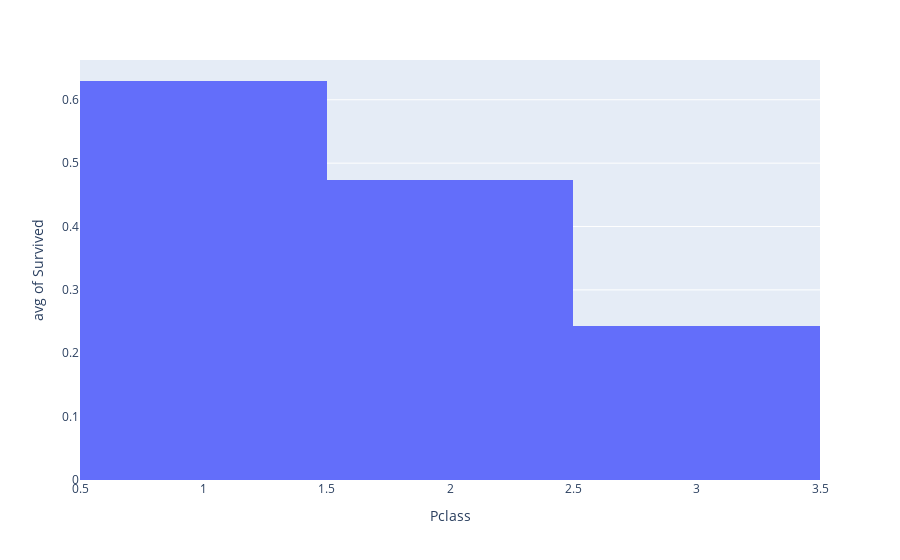

Write notebook code for a chart like this one.
### Markdown cell above
El diagrama de cajas y bigotes (arriba) muestra que al menos la mitad de las personas tenían billetes de tercera clase: obsérvese que la mediana y el máximo del diagrama se sitúan en Pclass = 3. El histograma muestra que las personas de segunda y tercera clase tendieron a no sobrevivir al naufragio.

El histograma muestra que los pasajeros de segunda y tercera clase no suelen sobrevivir al naufragio.

Veamos cómo varía la supervivencia en función de si en el barco viajaban padres o hijos.

### Code cell
#graphing.multiple_histogram(dataset, 
#                            label_x='Pclass', # group by ticket class
#                            label_group="Parch", # colour by no parents or children
#                            label_y='Survived', 
#                            histfunc="avg")

### Figure 1 — Plotly figure (JSON) as saved in the notebook; plotly's stock layout.template omitted (floating-point values rounded to 4 significant figures; data arrays with more than 128 entries replaced by an {"elided": "..."} marker saying what was removed)
{"data": [{"alignmentgroup": "True", "bingroup": "x", "histfunc": "avg", "hovertemplate": "Pclass=%{x}<br>avg of Survived=%{y}<extra></extra>", "legendgroup": "", "marker": {"color": "#636efa", "pattern": {"shape": ""}}, "name": "", "offsetgroup": "", "orientation": "v", "showlegend": false, "type": "histogram", "x": {"elided": "891 int values"}, "xaxis": "x", "y": {"elided": "891 int values"}, "yaxis": "y"}], "layout": {"barmode": "relative", "legend": {"tracegroupgap": 0}, "margin": {"t": 60}, "xaxis": {"anchor": "y", "domain": [0, 1], "title": {"text": "Pclass"}}, "yaxis": {"anchor": "x", "domain": [0, 1], "title": {"text": "avg of Survived"}}}}
